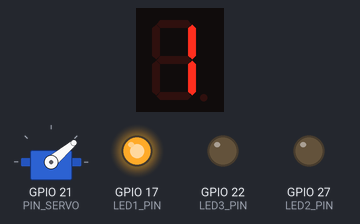
Bench run of a program on a simulated Raspberry Pi (BCM pin numbers). Parts: servo, 1-digit seven-segment display, output pins drawn as LEDs (lit = HIGH). The segment pins are drawn as the display they are named for; servo angles are drawn from the pulse width (0.5 ms = 0°, 2.5 ms = 180°); pins used as bus, display or sensor lines are not drawn.

Above: at 0.95 s.
At 1.55 s:
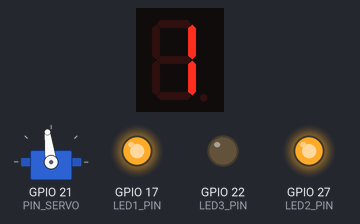
At 2.4 s:
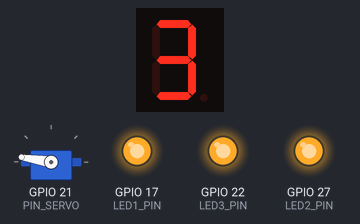
At 3.76 s:
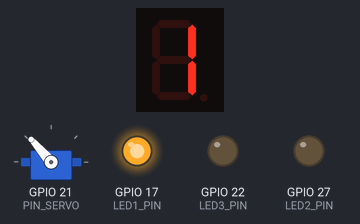
At 5.2 s:
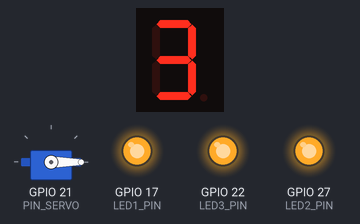
At 6.27 s:
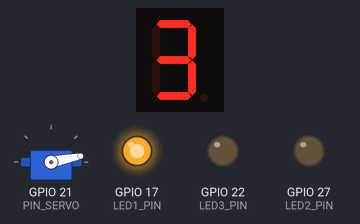
Timing chart, 0 to 40.0 s (numbered marks = the images above):
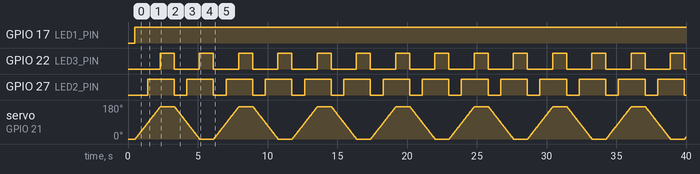

Measured:
- by itself, GPIO 17 (LED1_PIN): LOW → HIGH at 0.50 s
- by itself, GPIO 22 (LED3_PIN): alternates HIGH for 1.0 s and LOW for 1.8 s
- by itself, GPIO 27 (LED2_PIN): alternates HIGH for 1.9 s and LOW for 0.90 s

The program:

code8.py
```python
# -*- coding: utf-8 -*-
'''
 サーボモータを0~180度、180~0度に回転させ
 0度のとき、7セグメントディスプレイに1と表示し、led1を点灯する
 90度のとき,7セグメントディスプレイに2と表示し、、led2を点灯する
 180度のとき,7セグメントディスプレイに3と表示し、led3を点灯するプログラム
'''
#このプログラムは処理速度よりコードの短さを優先しています。
import RPi.GPIO as GPIO
import time

# ピン設定-------------------------------------
PIN_SERVO=21    #サーボモータのピン設定

A, B, C, D, E, F, G, DP=14, 15, 18, 23, 24, 25, 8, 7 #7セグのピン設定
seg_pin = [A, B, C, D, E, F, G, DP]

LED1_PIN, LED2_PIN, LED3_PIN=17, 27, 22 #LEDのピン設定
#----------------------------------------------

#GPIOの初期設定--------------------
GPIO.setmode(GPIO.BCM)
GPIO.setup([PIN_SERVO, A, B, C, D, E, F, G, DP, LED1_PIN, LED2_PIN, LED3_PIN], GPIO.OUT)
#---------------------------------

#サーボモータの設定----------------
p = GPIO.PWM(PIN_SERVO, 50)
p.start(0.0)
p.ChangeDutyCycle(2.5)
time.sleep(0.5)
#---------------------------------

def manipulate(number):
    # 一度7セグの表示とLEDを全て消す
    GPIO.output([A, B, C, D, E, F, G, LED1_PIN, LED2_PIN, LED3_PIN], GPIO.LOW)
    if(number==1):      #7セグに1と表示し、led1を点灯
        GPIO.output([B, C, LED1_PIN], GPIO.HIGH)

    elif(number==2):    #7セグに2と表示し、led1とled2を点灯
        GPIO.output([A, B, G, E, D, LED1_PIN, LED2_PIN], GPIO.HIGH)

    else:               #7セグに3と表示し、led1とled2とled3を点灯
        GPIO.output([A, B, G, C, D, LED1_PIN, LED2_PIN, LED3_PIN], GPIO.HIGH)


while True:
    for degree in range(0, 181):
        dc = 2.5 + (12.0-2.5)/180*degree
        p.ChangeDutyCycle(dc)

        if(degree==0):
            manipulate(1)
        elif(degree==90):
            manipulate(2)
        elif(degree==180):
            manipulate(3)

        time.sleep(0.01)

    time.sleep(1)

    for degree in range(180, -1, -1):
        dc = 2.5 + (12.0-2.5)/180*degree
        p.ChangeDutyCycle(dc)

        if(degree==180):
            manipulate(1)
        elif(degree==90):
            manipulate(2)
        elif(degree==0):
            manipulate(3)

        time.sleep(0.01)

    time.sleep(1)
```
